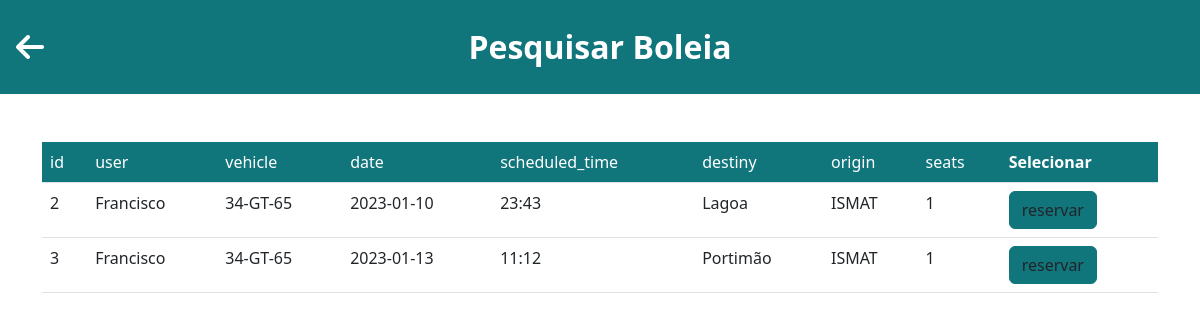
Screenshot of /boleia with the database file from the repository.
### models.py (models this page shows, shortened)
class User(db.Model, UserMixin):
	__tablename__ = 'user'
	id = db.Column(db.Integer, primary_key=True)
	name = db.Column(db.String(80), unique=True, nullable=False)
	student_number = db.Column(db.String(9), unique=True, nullable=False)
	phone_number = db.Column(db.Integer(), nullable=False)
	password = db.Column(db.Unicode(30), nullable=False)
	gender = db.Column(db.String(10), nullable=False)
	registration_date = db.Column(db.DateTime, default=datetime.now)
	last_login_date = db.Column(db.DateTime, default=datetime.now)
	active = db.Column(db.Boolean())

class Vehicle(db.Model):
	__tablename__ = 'vehicle'
	id = db.Column(db.Integer, primary_key=True)
	owner_id = db.Column('owner_id', db.ForeignKey('user.id'), nullable=False)
	owner = db.relationship('User', backref='vehicle')
	license_plate = db.Column(db.String(8), unique=True, nullable=False)
	color = db.Column(db.String(20), nullable=False)
	number_of_seats = db.Column(db.Integer(), nullable=False)
	vehicle_specs = db.Column(db.String(200), nullable=True)
	is_deleted = db.Column(db.Boolean, default=False)
	createdAt = db.Column(db.DateTime, default=datetime.now)
	updatedAt = db.Column(db.DateTime, default=datetime.now)

class Ride(db.Model):
	__tablename__ = 'ride'
	__table_args__ = (db.UniqueConstraint('user_id', 'vehicle_id', 'ride_date'),)
	id = db.Column(db.Integer, primary_key=True)
	user_id = db.Column('user_id', db.ForeignKey('user.id'), nullable=False)
	user = db.relationship('User', backref='ride')
	vehicle_id = db.Column('vehicle_id', db.ForeignKey('vehicle.id'), nullable=False)
	vehicle = db.relationship('Vehicle', backref='ride')
	ride_date = db.Column(db.String(9), nullable=False)
	ride_scheduled_time = db.Column(db.String(5), nullable=False)
	local_destiny = db.Column(db.String(40), nullable=False)
	local_origin = db.Column(db.String(40), nullable=False)
	number_of_available_seats = db.Column(db.Integer(), nullable=False)
	createdAt = db.Column(db.DateTime, default=datetime.now)
	updatedAt = db.Column(db.DateTime, default=datetime.now)

### rideandreservation/__init__.py (the view)
@rideandreservation.route('/boleia', methods=['GET', 'POST'])
def ride():
    activeUser = current_user
    if activeUser.is_authenticated:
        print("Noice")
    else:
        print("Not Noice")
    print()
    ridelist = []
    getRideData = db.session.query(Ride).all()
    for ride in getRideData:
        vehicle = db.session.query(Vehicle).filter(Vehicle.id == ride.vehicle_id).first()
        user = db.session.query(User).filter(User.id == ride.user_id).first()
        ridelist.append([(ride.id),(user.name),(vehicle.license_plate),(ride.ride_date),(ride.ride_scheduled_time),(ride.local_destiny),(ride.local_origin),(ride.number_of_available_seats)])
    return render_template("pesquisa.html",getRideData=ridelist)

### templates/pesquisa.html (shortened to what this page needs)
<!DOCTYPE html>
<html lang="eng">
    <head>
        <link href="https://cdn.jsdelivr.net/npm/bootstrap@5.2.3/dist/css/bootstrap.min.css" rel="stylesheet">
        <link rel="stylesheet" href="{{url_for('static', filename='css/boleia.css')}}">
        <link rel="stylesheet" href="https://cdnjs.cloudflare.com/ajax/libs/font-awesome/6.2.1/css/all.min.css">
        <link rel="stylesheet" type="text/css" href="https://cdn.datatables.net/1.13.1/css/jquery.dataTables.css">
        <link rel="stylesheet" type="text/css" href="https://cdn.datatables.net/responsive/2.1.1/css/responsive.bootstrap.min.css" />
        <link rel="stylesheet" href="https://cdnjs.cloudflare.com/ajax/libs/datatables.net-select-dt/1.5.0/select.dataTables.css" />
        <link rel="stylesheet" href="https://cdnjs.cloudflare.com/ajax/libs/datatables.net-searchpanes-bs/2.1.0/searchPanes.bootstrap.css" />
        <link rel="stylesheet" href="https://cdnjs.cloudflare.com/ajax/libs/datatables.net-buttons-bs/2.3.2/buttons.bootstrap.css" />
    </head>
    <body>
        <header class="p-3 mb-5 bg-primary" id="mrs">
            <div class="row align-items-center">
                <div class="col-2" >
                    <a id="seta">
                        <i class="fa fa-2xl fa-arrow-left text-white" onclick="HomePage()"></i>
                    </a>
                </div>
                <div class="col-8" >
                    <div class="m-2 d-flex justify-content-center " >
                        <h2 class="my-1 fw-bold text-white">Pesquisar Boleia</h2>
                    </div>
                </div>
            </div>
        </header>
    <div class="container-md" id="table">
        <div class="table-responsive">
        <table class="table display nowrap" id="tabela">
            <thead class="bg-primary text-white">
                <tr>
                            <td>id</td>
                            <td>user</td>
                            <td>vehicle</td>
                            <td>date</td>
                            <td>scheduled_time</td>
                            <td>destiny</td>
                            <td>origin</td>
                            <td>seats</td>
                    <th class="all">Selecionar</th>
                    </tr>
                </thead>
                    <tbody>
                        {% for ride in getRideData %}
                        {% if ride[7]!=0  %}
                       <tr>
                            <td>{{ride[0]}}</td>
                            <td>{{ride[1]}}</td>
                            <td>{{ride[2]}}</td>
                            <td>{{ride[3]}}</td>
                            <td>{{ride[4]}}</td>
                            <td>{{ride[5]}}</td>
                            <td>{{ride[6]}}</td>
                            <td>{{ride[7]}}</td>
                            <td><button class="reservar btn btn-primary" id="{{ride[0]}}">reservar</button></td>
                       </tr>
                       {% endif %}
                       {% endfor %}
                </tbody>
            </div>
        </div>
    </body>
</html>

### static/css/boleia.css (style rules this page uses)
#table { margin-top: auto; }
#seta { cursor:pointer; }
:root { --ismatDark: 17, 117, 124; --ismatLight: 106, 201, 204; }
:root { --primary: var(--ismatDark); --secondary: var(--ismatLight); }
.bg-primary { background-color: rgba(var(--primary), 1) !important; }
.btn-primary { color: rgba(var(--gray_0), 1); background-color: rgba(var(--primary), 1); border-color: rgba(var(--primary), 1); }

### rows the page displays
User: name "Francisco" "Francisco"
Vehicle: license_plate "34-GT-65" "34-GT-65"
Ride: ride_date "2023-01-10", ride_scheduled_time "23:43", local_destiny "Lagoa", local_origin "ISMAT"
Ride: ride_date "2023-01-13", ride_scheduled_time "11:12", local_destiny "Portimão", local_origin "ISMAT"

### other values shown
{{ ride[0] }} "2" "3"
{{ ride[7] }} "1" "1"
